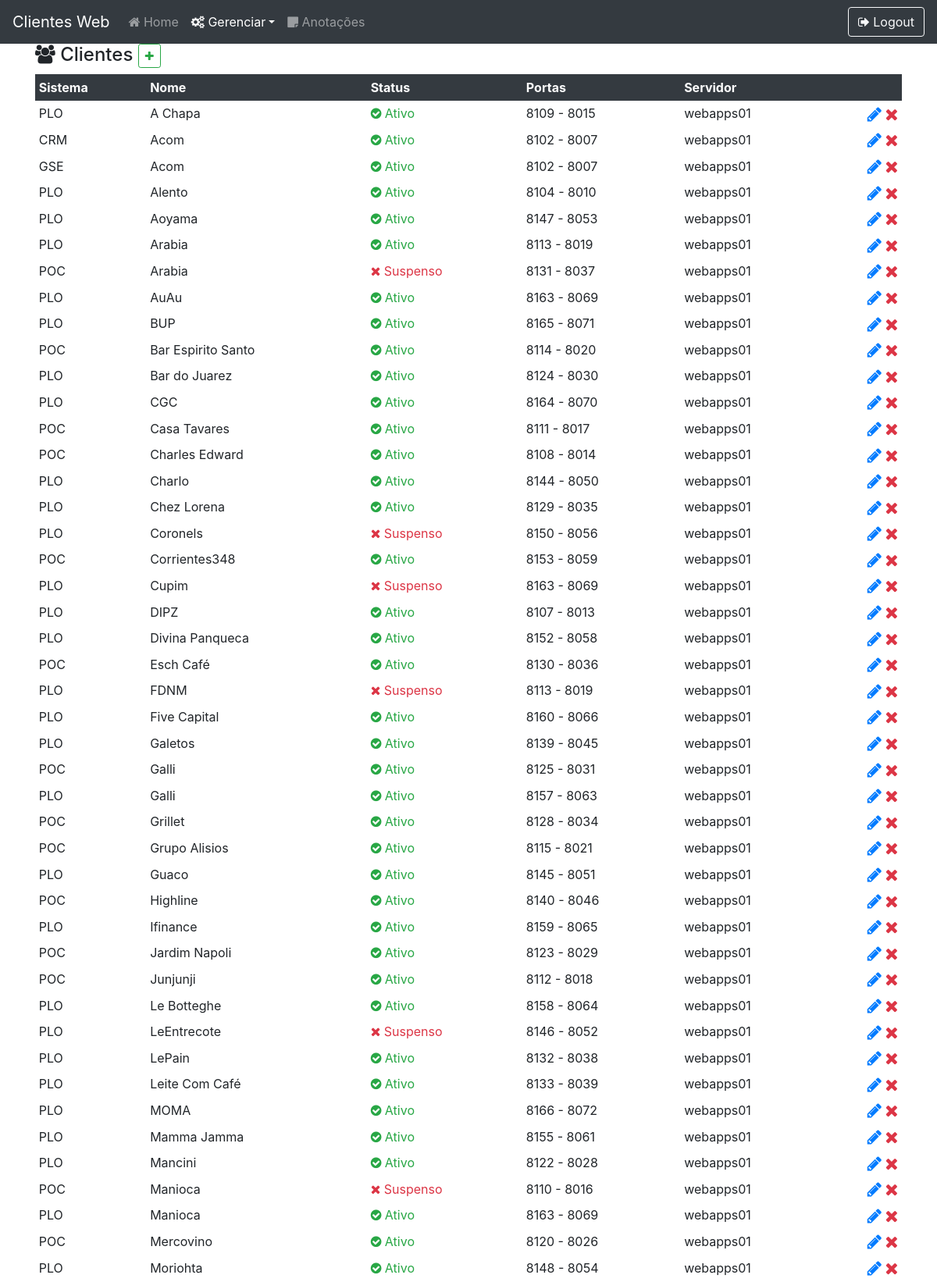
Page /manager/client (signed in, upper part) on the committed database.
### core/models.py (models this page shows, shortened)
class Client(models.Model):
    STATUS = (
        ("1", "Ativo"),
        ("2", "Suspenso"),
        ("3", "Com Erro")
    )
    name = models.CharField('Name', max_length=100)
    link = models.CharField('Link', max_length=100)
    port = models.ForeignKey(Port, on_delete=models.CASCADE, limit_choices_to={'status': 1})
    system = models.ForeignKey(System, on_delete=models.CASCADE, default=1)
    version = models.DateField('Version')
    status = models.CharField('Status', choices=STATUS, max_length=1, default='1')

class System(models.Model):
    initials = models.CharField('Initials', max_length=3)
    name = models.CharField('Name', max_length=100)

class Port(models.Model):
    STATUS = (
        (1, "Livre"),
        (2, "Em Uso")
    )
    connector = models.IntegerField('Connector Port')
    shutdown = models.IntegerField('Shutdown Port')
    status = models.IntegerField('Status', choices=STATUS, default=1)
    server = models.ForeignKey(Server, on_delete=models.CASCADE, null=True)

class Server(models.Model):
    name = models.CharField('Name', max_length=100)
    acomServer = models.BooleanField('Acom Server')

### core/views.py (the view)
# urls.py: path('manager/client', managerClient, name='managerClient'),
def managerClient(request):
    if str(request.user) != 'AnonymousUser':
        context = {
            'clients': Client.objects.all().order_by('name')
        }
        return render(request, 'manager-client.html', context)
    else:
        return loginUser(request)

### core/templates/manager-client.html (shortened to what this page needs)
{% load static %}
{% load custom_filters %}
<!DOCTYPE html>
<html lang="pt-br">
<head>
    <link rel="stylesheet" href="{% static 'css/style.css' %}">
    <link rel="stylesheet" href="https://cdnjs.cloudflare.com/ajax/libs/font-awesome/4.7.0/css/font-awesome.min.css">
    <link rel="stylesheet" href="https://stackpath.bootstrapcdn.com/bootstrap/4.5.0/css/bootstrap.min.css">
</head>
<body>
    <nav class="navbar stick-top navbar-expand-lg navbar-dark bg-dark">
        <a class="navbar-brand" href="{% url 'index' %}">Clientes Web</a>
        <div class="collapse navbar-collapse" id="navbarTogglerDemo03">
            <ul class="navbar-nav mr-auto mt-2 mt-lg-0 navbar-left">
                <li class="nav-item"><a class="nav-link" href="{% url 'index' %}"><i class="fa fa-home"></i> Home</a></li>
                <li class="nav-item dropdown">
                    <a class="nav-link active dropdown-toggle" id="navbarDropdown" role="button" data-toggle="dropdown" aria-haspopup="true" aria-expanded="false"><i class="fa fa-cogs"></i> Gerenciar</a>
                </li>
                <li class="nav-item"><a class="nav-link" href="{% url 'notes' %}"><i class="fa fa-sticky-note"></i> Anotações</a></li>
            </ul>
            <a href="{% url 'logout' %}" type="button" class="btn btn-outline-light"><i class="fa fa-sign-out"></i> Logout</a>
        </div>
    </nav>
    <div class="container">
        <h4>
            <i class="fa fa-users"></i> Clientes
            <a href="{% url 'newClient' %}" type="button" class="btn btn-sm btn-outline-success text-success"><i class="fa fa-plus"></i></a>
        </h4>
        <div class="table-responsive">
            <table class="table table-sm table-hover table-borderless">
                <thead class="thead-dark">
                    <tr>
                        <th scope="col">Sistema</th>
                        <th scope="col">Nome</th>
                        <th scope="col">Status</th>
                        <th scope="col">Portas</th>
                        <th scope="col">Servidor</th>
                        <th scope="col"></th>
                    </tr>
                </thead>
                <tbody>
                    {% for client in clients %}
                        <tr ondblclick="editClient({{ client.id }});">
                            <td scope="row">{{ client.system.initials }}</td>
                            <td>{{ client.name }}</td>
                            {% if client.status == '1' %}
                                <td class="text-success"><i class="fa fa-check-circle"></i> {{ client.get_status_display }}</td>
                            {% else %}
                                <td class="text-danger"><i class="fa fa-close"></i> {{ client.get_status_display }}</td>
                            {% endif %}
                            <td>{{ client.port.connector }} - {{ client.port.shutdown }}</td>
                            <td>{{ client.port.server.name }}</td>
                            <td class="text-right">
                                <a href="{% url 'editClient' idClient=client.id %}" class="text-primary"><i class="fa fa-pencil fa-lg"></i></a>
                                <a href="{% url 'deleteClient' idClient=client.id %}" class="text-danger"><i class="fa fa-remove fa-lg"></i></a>
                            </td>
                        </tr>
                    {% endfor %}
                </tbody>
            </table>
        </div>
    </div>
</body>
</html>

### rows in the picture
Client: system.initials "PLO", name "A Chapa", status "Ativo", port.connector "8109", port.shutdown "8015", port.server.name "webapps01"
Client: system.initials "CRM", name "Acom", status "Ativo", port.connector "8102", port.shutdown "8007", port.server.name "webapps01"
Client: system.initials "GSE", name "Acom", status "Ativo", port.connector "8102", port.shutdown "8007", port.server.name "webapps01"
Client: system.initials "PLO", name "Alento", status "Ativo", port.connector "8104", port.shutdown "8010", port.server.name "webapps01"
Client: system.initials "PLO", name "Aoyama", status "Ativo", port.connector "8147", port.shutdown "8053", port.server.name "webapps01"
Client: system.initials "PLO", name "Arabia", status "Ativo", port.connector "8113", port.shutdown "8019", port.server.name "webapps01"
Client: system.initials "POC", name "Arabia", status "Suspenso", port.connector "8131", port.shutdown "8037", port.server.name "webapps01"
Client: system.initials "PLO", name "AuAu", status "Ativo", port.connector "8163", port.shutdown "8069", port.server.name "webapps01"
Client: system.initials "PLO", name "BUP", status "Ativo", port.connector "8165", port.shutdown "8071", port.server.name "webapps01"
Client: system.initials "POC", name "Bar Espirito Santo", status "Ativo", port.connector "8114", port.shutdown "8020", port.server.name "webapps01"
Client: system.initials "PLO", name "Bar do Juarez", status "Ativo", port.connector "8124", port.shutdown "8030", port.server.name "webapps01"
Client: system.initials "PLO", name "CGC", status "Ativo", port.connector "8164", port.shutdown "8070", port.server.name "webapps01"
Client: system.initials "POC", name "Casa Tavares", status "Ativo", port.connector "8111", port.shutdown "8017", port.server.name "webapps01"
Client: system.initials "POC", name "Charles Edward", status "Ativo", port.connector "8108", port.shutdown "8014", port.server.name "webapps01"
Client: system.initials "PLO", name "Charlo", status "Ativo", port.connector "8144", port.shutdown "8050", port.server.name "webapps01"
Client: system.initials "PLO", name "Chez Lorena", status "Ativo", port.connector "8129", port.shutdown "8035", port.server.name "webapps01"
Client: system.initials "PLO", name "Coronels", status "Suspenso", port.connector "8150", port.shutdown "8056", port.server.name "webapps01"
Client: system.initials "POC", name "Corrientes348", status "Ativo", port.connector "8153", port.shutdown "8059", port.server.name "webapps01"
Client: system.initials "PLO", name "Cupim", status "Suspenso", port.connector "8163", port.shutdown "8069", port.server.name "webapps01"
Client: system.initials "PLO", name "DIPZ", status "Ativo", port.connector "8107", port.shutdown "8013", port.server.name "webapps01"
Client: system.initials "PLO", name "Divina Panqueca", status "Ativo", port.connector "8152", port.shutdown "8058", port.server.name "webapps01"
Client: system.initials "POC", name "Esch Café", status "Ativo", port.connector "8130", port.shutdown "8036", port.server.name "webapps01"
Client: system.initials "PLO", name "FDNM", status "Suspenso", port.connector "8113", port.shutdown "8019", port.server.name "webapps01"
Client: system.initials "PLO", name "Five Capital", status "Ativo", port.connector "8160", port.shutdown "8066", port.server.name "webapps01"
Client: system.initials "PLO", name "Galetos", status "Ativo", port.connector "8139", port.shutdown "8045", port.server.name "webapps01"
Client: system.initials "POC", name "Galli", status "Ativo", port.connector "8125", port.shutdown "8031", port.server.name "webapps01"
Client: system.initials "PLO", name "Galli", status "Ativo", port.connector "8157", port.shutdown "8063", port.server.name "webapps01"
Client: system.initials "POC", name "Grillet", status "Ativo", port.connector "8128", port.shutdown "8034", port.server.name "webapps01"
Client: system.initials "POC", name "Grupo Alisios", status "Ativo", port.connector "8115", port.shutdown "8021", port.server.name "webapps01"
Client: system.initials "PLO", name "Guaco", status "Ativo", port.connector "8145", port.shutdown "8051", port.server.name "webapps01"
Client: system.initials "POC", name "Highline", status "Ativo", port.connector "8140", port.shutdown "8046", port.server.name "webapps01"
Client: system.initials "PLO", name "Ifinance", status "Ativo", port.connector "8159", port.shutdown "8065", port.server.name "webapps01"
Client: system.initials "POC", name "Jardim Napoli", status "Ativo", port.connector "8123", port.shutdown "8029", port.server.name "webapps01"
Client: system.initials "POC", name "Junjunji", status "Ativo", port.connector "8112", port.shutdown "8018", port.server.name "webapps01"
Client: system.initials "PLO", name "Le Botteghe", status "Ativo", port.connector "8158", port.shutdown "8064", port.server.name "webapps01"
Client: system.initials "PLO", name "LeEntrecote", status "Suspenso", port.connector "8146", port.shutdown "8052", port.server.name "webapps01"
Client: system.initials "PLO", name "LePain", status "Ativo", port.connector "8132", port.shutdown "8038", port.server.name "webapps01"
Client: system.initials "PLO", name "Leite Com Café", status "Ativo", port.connector "8133", port.shutdown "8039", port.server.name "webapps01"
Client: system.initials "PLO", name "MOMA", status "Ativo", port.connector "8166", port.shutdown "8072", port.server.name "webapps01"
Client: system.initials "PLO", name "Mamma Jamma", status "Ativo", port.connector "8155", port.shutdown "8061", port.server.name "webapps01"
Client: system.initials "PLO", name "Mancini", status "Ativo", port.connector "8122", port.shutdown "8028", port.server.name "webapps01"
Client: system.initials "POC", name "Manioca", status "Suspenso", port.connector "8110", port.shutdown "8016", port.server.name "webapps01"
Client: system.initials "PLO", name "Manioca", status "Ativo", port.connector "8163", port.shutdown "8069", port.server.name "webapps01"
Client: system.initials "POC", name "Mercovino", status "Ativo", port.connector "8120", port.shutdown "8026", port.server.name "webapps01"
Client: system.initials "PLO", name "Moriohta", status "Ativo", port.connector "8148", port.shutdown "8054", port.server.name "webapps01"
